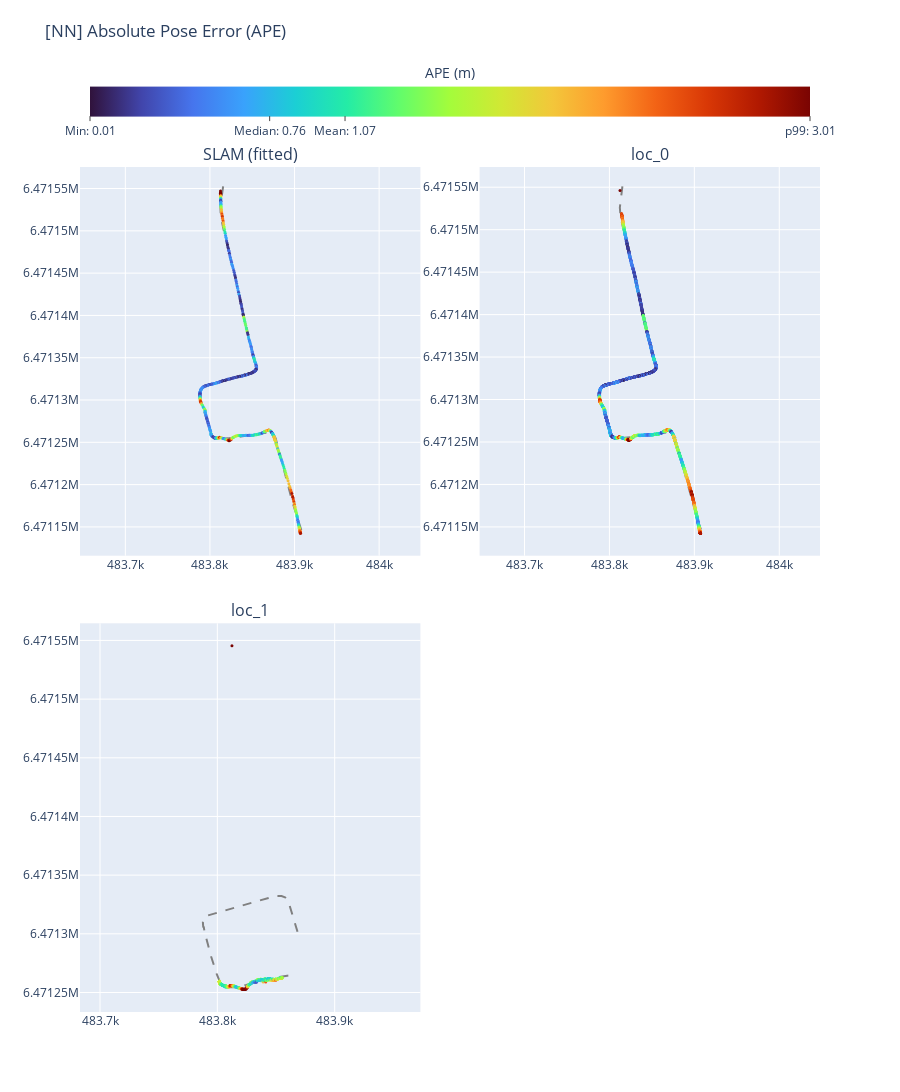

Notebook source saved alongside this figure:
### Code cell
ape_fig = processor.create_ape_plot_all().show()

### Figure 1 — Plotly figure (JSON) as saved in the notebook; plotly's stock layout.template omitted (floating-point values rounded to 4 significant figures; data arrays with more than 128 entries replaced by an {"elided": "..."} marker saying what was removed)
{"data": [{"line": {"color": "gray", "dash": "dash"}, "name": "Ground Truth", "showlegend": false, "type": "scatter", "x": {"elided": "529 float values"}, "xaxis": "x", "y": {"elided": "529 float values"}, "yaxis": "y"}, {"marker": {"color": {"elided": "529 float values"}, "coloraxis": "coloraxis", "size": 3}, "mode": "markers", "name": "Estimated", "showlegend": false, "text": {"elided": "529 float values"}, "type": "scatter", "x": {"elided": "529 float values"}, "xaxis": "x", "y": {"elided": "529 float values"}, "yaxis": "y"}, {"line": {"color": "gray", "dash": "dash"}, "name": "Ground Truth", "showlegend": false, "type": "scatter", "x": {"elided": "3013 float values"}, "xaxis": "x2", "y": {"elided": "3013 float values"}, "yaxis": "y2"}, {"marker": {"color": {"elided": "2926 float values"}, "coloraxis": "coloraxis", "size": 3}, "mode": "markers", "name": "Estimated", "showlegend": false, "text": {"elided": "2926 float values"}, "type": "scatter", "x": {"elided": "2926 float values"}, "xaxis": "x2", "y": {"elided": "2926 float values"}, "yaxis": "y2"}, {"line": {"color": "gray", "dash": "dash"}, "name": "Ground Truth", "showlegend": false, "type": "scatter", "x": {"elided": "1629 float values"}, "xaxis": "x3", "y": {"elided": "1629 float values"}, "yaxis": "y3"}, {"marker": {"color": {"elided": "411 float values"}, "coloraxis": "coloraxis", "size": 3}, "mode": "markers", "name": "Estimated", "showlegend": false, "text": {"elided": "411 float values"}, "type": "scatter", "x": {"elided": "411 float values"}, "xaxis": "x3", "y": {"elided": "411 float values"}, "yaxis": "y3"}], "layout": {"annotations": [{"font": {"size": 16}, "showarrow": false, "text": "SLAM (fitted)", "x": 0.23, "xanchor": "center", "xref": "paper", "y": 1, "yanchor": "bottom", "yref": "paper"}, {"font": {"size": 16}, "showarrow": false, "text": "loc_0", "x": 0.77, "xanchor": "center", "xref": "paper", "y": 1, "yanchor": "bottom", "yref": "paper"}, {"font": {"size": 16}, "showarrow": false, "text": "loc_1", "x": 0.23, "xanchor": "center", "xref": "paper", "y": 0.46, "yanchor": "bottom", "yref": "paper"}], "coloraxis": {"cmax": 3.006, "cmin": 0.01184, "colorbar": {"orientation": "h", "tickmode": "array", "ticks": "outside", "ticktext": ["Min: 0.01", "Median: 0.76", "Mean: 1.07", "p99: 3.01"], "tickvals": [0.01184, 0.7589, 1.072, 3.006], "title": {"side": "top", "text": "APE (m)"}}, "colorscale": [[0, "#30123b"], [0.07143, "#4145ab"], [0.1429, "#4675ed"], [0.2143, "#39a2fc"], [0.2857, "#1bcfd4"], [0.3571, "#24eca6"], [0.4286, "#61fc6c"], [0.5, "#a4fc3b"], [0.5714, "#d1e834"], [0.6429, "#f3c63a"], [0.7143, "#fe9b2d"], [0.7857, "#f36315"], [0.8571, "#d93806"], [0.9286, "#b11901"], [1, "#7a0402"]]}, "height": 1400, "title": {"text": "[NN] Absolute Pose Error (APE)"}, "xaxis": {"anchor": "y", "domain": [0, 0.46]}, "xaxis2": {"anchor": "y2", "domain": [0.54, 1]}, "xaxis3": {"anchor": "y3", "domain": [0, 0.46]}, "xaxis4": {"anchor": "y4", "domain": [0.54, 1]}, "yaxis": {"anchor": "x", "domain": [0.54, 1], "scaleanchor": "x", "scaleratio": 1}, "yaxis2": {"anchor": "x2", "domain": [0.54, 1], "scaleanchor": "x2", "scaleratio": 1}, "yaxis3": {"anchor": "x3", "domain": [0, 0.46], "scaleanchor": "x3", "scaleratio": 1}, "yaxis4": {"anchor": "x4", "domain": [0, 0.46], "scaleanchor": "x4", "scaleratio": 1}}}
